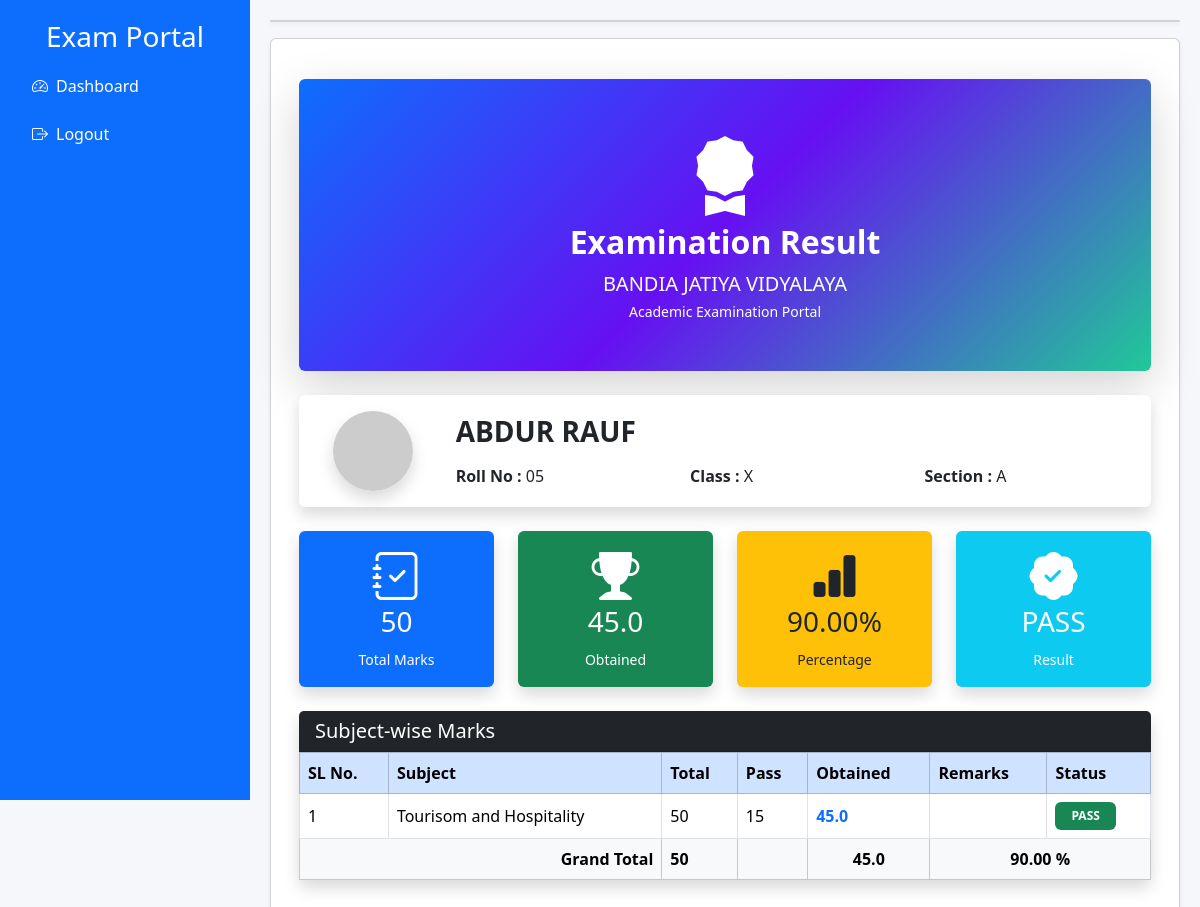
Page /student_result_show/1 (signed in) on the committed database.
### application/model.py (models this page shows, shortened)
class User(db.Model, UserMixin):
    __tablename__ = "users"
    id = db.Column(db.Integer, primary_key=True)
    role = db.Column(db.String(20), nullable=False)       # Admin / Staff / Student
    name = db.Column(db.String(100), nullable=False)
    email = db.Column(db.String(100), unique=True, nullable=False)
    password = db.Column(db.String(255), nullable=False)
    is_active = db.Column(db.Boolean, default=True)
    created_at = db.Column(db.DateTime, default=datetime.utcnow)
    staff = db.relationship("Staff",back_populates="user",uselist=False,cascade="all, delete-orphan")
    student = db.relationship("Student",back_populates="user",uselist=False,cascade="all, delete-orphan")

class Student(db.Model):
    __tablename__ = "students"
    id = db.Column(db.Integer, primary_key=True)
    user_id = db.Column(db.Integer,db.ForeignKey("users.id"), unique=True, nullable=False )
    roll_no = db.Column(db.String(20), nullable=False)
    class_id = db.Column(db.Integer,db.ForeignKey("classes.id"),nullable=False)
    phone = db.Column(db.String(15))
    user = db.relationship("User", back_populates="student")
    marks = db.relationship("Mark",back_populates="student",cascade="all, delete-orphan")
    school_class = db.relationship("SchoolClass",back_populates="students")
    fee_collections = db.relationship("FeeCollection",back_populates="student",cascade="all, delete-orphan")
    __table_args__ = (
        db.UniqueConstraint(
            "roll_no",
            "class_id",
            name="unique_roll_per_section"
        ),
    )

class SchoolClass(db.Model):
    __tablename__ = "classes"
    id = db.Column(db.Integer, primary_key=True)
    name = db.Column(db.String(20), nullable=False)
    section = db.Column(db.String(10), nullable=False)
    students = db.relationship("Student",back_populates="school_class",cascade="all, delete-orphan")
    subjects = db.relationship("Subject",back_populates="school_class",cascade="all, delete-orphan" )
    fee_types = db.relationship("FeeType",back_populates="school_class",cascade="all, delete-orphan")
    __table_args__ = (
        db.UniqueConstraint(
            "name",
            "section",
            name="unique_class_section"
        ),
    )

class Mark(db.Model):
    __tablename__ = "marks"
    id = db.Column(db.Integer, primary_key=True)
    student_id = db.Column(db.Integer,db.ForeignKey("students.id"),nullable=False )
    exam_id = db.Column(db.Integer,db.ForeignKey("exams.id"), nullable=False )
    marks_obtained = db.Column(db.Float, nullable=False,default=0)
    grade = db.Column(db.String(5))
    remarks = db.Column(db.String(100))
    created_at = db.Column(db.DateTime, default=datetime.utcnow)
    student = db.relationship("Student", back_populates="marks")
    exam = db.relationship("Exam", back_populates="marks")
    __table_args__ = (
        db.UniqueConstraint(
            "student_id",
            "exam_id",
            name="unique_student_exam"
        ),
    )

class Subject(db.Model):
    __tablename__ = "subjects"
    id = db.Column(db.Integer, primary_key=True)
    name = db.Column(db.String(50), nullable=False)
    class_id = db.Column(db.Integer,db.ForeignKey("classes.id"),nullable=False)
    school_class = db.relationship("SchoolClass",back_populates="subjects")
    exams = db.relationship("Exam", back_populates="subject",cascade="all, delete-orphan" )
    staff = db.relationship("Staff",back_populates="subject" , uselist = False )

class Exam(db.Model):
    __tablename__ = "exams"
    id = db.Column(db.Integer, primary_key=True)
    name = db.Column(db.String(100), nullable=False)
    subject_id = db.Column(db.Integer,  db.ForeignKey("subjects.id"),nullable=False )
    exam_date = db.Column(db.Date, nullable=False)
    total_marks = db.Column(db.Integer, nullable=False)
    pass_marks = db.Column(db.Integer, nullable=False)
    staff_id = db.Column(db.Integer,db.ForeignKey("staffs.id"),nullable=False)
    created_at = db.Column(db.DateTime, default=datetime.utcnow)
    subject = db.relationship("Subject", back_populates="exams")
    staff = db.relationship("Staff", back_populates="exams")
    marks = db.relationship("Mark",back_populates="exam",cascade="all, delete-orphan")
    fee_collections = db.relationship("FeeCollection", back_populates="exam",cascade="all, delete-orphan")

### application/controler.py (the view)
@app.route("/student_result_show/<int:student_id>" , methods=['POST','GET'])
@login_required
def student_result_show(student_id):
    if current_user.role is None or current_user.role != "student":
            flash("Only Student can access this page.", "danger")
            return redirect(url_for("login"))
    student = Student.query.get_or_404(student_id)
    marks = (
        Mark.query
        .filter_by(student_id=student.id)
        .join(Exam)
        .order_by(Exam.exam_date)
        .all()
    )
    return render_template(
        "student/student_result.html",
        student=student,
        marks=marks,
    )

### application/controler.py (called while the page is built)
@login_manager.user_loader
def load_user(user_id):
    return User.query.get(int(user_id))

### templates/student/student_result.html (shortened to what this page needs)
{% extends "student/student_dashboard.html" %}
{% block content %}
{% set total = namespace(value=0) %}
{% set obtained = namespace(value=0) %}
{% set failed = namespace(value=false) %}
{% for mark in marks %}
    {% set total.value = total.value + mark.exam.total_marks %}
    {% set obtained.value = obtained.value + mark.marks_obtained %}
    {% if mark.marks_obtained < mark.exam.pass_marks %}
        {% set failed.value = true %}
    {% endif %}
{% endfor %}
{% set percentage = (obtained.value / total.value * 100) if total.value > 0 else 0 %}
<div class="container py-4">
    <div class="card border-0 shadow-lg mb-4 overflow-hidden">
        <div class="card-body text-center text-white py-5"
            style="background:linear-gradient(135deg,#0d6efd,#6610f2,#20c997);">
            <i class="bi bi-award-fill display-1 mb-3"></i>
            <h2 class="fw-bold">
                Examination Result
            </h2>
            <p class="fs-5 mb-0">
                BANDIA JATIYA VIDYALAYA
            </p>
            <small>Academic Examination Portal</small>
        </div>
    </div>
    <div class="card shadow border-0 mb-4">
        <div class="card-body">
            <div class="row align-items-center">
                <div class="col-md-2 text-center">
                    <img src="https://ui-avatars.com/api/?name={{student.user.name}}&background=0d6efd&color=fff&size=128"
                        class="rounded-circle shadow">
                </div>
                <div class="col-md-10">
                    <h3 class="fw-bold">
                        {{ student.user.name }}
                    </h3>
                    <div class="row mt-3">
                        <div class="col-md-4">
                            <strong>Roll No :</strong>
                            {{ student.roll_no }}
                        </div>
                        <div class="col-md-4">
                            <strong>Class :</strong>
                            {{ student.school_class.name }}
                        </div>
                        <div class="col-md-4">
                            <strong>Section :</strong>
                            {{ student.school_class.section }}
                        </div>
                    </div>
                </div>
            </div>
        </div>
    </div>
    <div class="row g-4 mb-4">
        <div class="col-md-3">
            <div class="card border-0 shadow bg-primary text-white">
                <div class="card-body text-center">
                    <i class="bi bi-journal-check display-5"></i>
                    <h3>{{ total.value }}</h3>
                    <small>Total Marks</small>
                </div>
            </div>
        </div>
        <div class="col-md-3">
            <div class="card border-0 shadow bg-success text-white">
                <div class="card-body text-center">
                    <i class="bi bi-trophy-fill display-5"></i>
                    <h3>{{ obtained.value }}</h3>
                    <small>Obtained</small>
                </div>
            </div>
        </div>
        <div class="col-md-3">
            <div class="card border-0 shadow bg-warning text-dark">
                <div class="card-body text-center">
                    <i class="bi bi-bar-chart-fill display-5"></i>
                    <h3>{{ "%.2f"|format(percentage) }}%</h3>
                    <small>Percentage</small>
                </div>
            </div>
        </div>
        <div class="col-md-3">
            <div class="card border-0 shadow {% if failed.value %}bg-danger{% else %}bg-info{% endif %} text-white">
                <div class="card-body text-center">
                    <i class="bi bi-patch-check-fill display-5"></i>
                    <h3>
                        {% if failed.value %}
                        FAIL
                        {% else %}
                        PASS
                        {% endif %}
                    </h3>
                    <small>Result</small>
                </div>
            </div>
        </div>
    </div>
    <div class="card shadow border-0">
        <div class="card-header bg-dark text-white">
            <h5 class="mb-0">
                Subject-wise Marks
            </h5>
        </div>
        <div class="table-responsive">
            <table class="table table-hover table-bordered align-middle mb-0">
                <thead class="table-primary">
                    <tr>
                        <th>SL No.</th>
                        <th>Subject</th>
                        <th>Total</th>
                        <th>Pass</th>
                        <th>Obtained</th>
                        <th>Remarks</th>
                        <th>Status</th>
                    </tr>
                </thead>
                <tbody>
                    {% for mark in marks %}
                    <tr>
                        <td>{{ loop.index }}</td>
                        <td>{{ mark.exam.subject.name }}</td>
                        <td>{{ mark.exam.total_marks }}</td>
                        <td>{{ mark.exam.pass_marks }}</td>
                        <td class="fw-bold text-primary">
                            {{ mark.marks_obtained }}
                        </td>
                        <td>{{ mark.remarks }}</td>
                        <td>
                            {% if mark.marks_obtained >= mark.exam.pass_marks %}
                            <span class="badge bg-success px-3 py-2">
                                PASS
                            </span>
                            {% else %}
                            <span class="badge bg-danger px-3 py-2">
                                FAIL
                            </span>
                            {% endif %}
                        </td>
                    </tr>
                    {% endfor %}
                </tbody>
                <tfoot class="table-light">
                    <tr>
                        <th colspan="2" class="text-end">
                            Grand Total
                        </th>
                        <th>{{ total.value }}</th>
                        <th colspan="1" class="text-end "></th>
                        <th colspan="1" class="text-end text-center">{{ obtained.value }}</th>
                        <th colspan="2" class="text-center">
                            {{ "%.2f"|format(percentage) }} %
                        </th>
                    </tr>
                </tfoot>
            </table>
        </div>
    </div>
</div>
{% endblock %}

### templates/student/student_dashboard.html (style rules this page uses)
body { background: #f5f7fb }

### rows in the picture
User: user.name "ABDUR RAUF"
Student: roll_no "05"
SchoolClass: school_class.name "X", school_class.section "A"
Mark: exam.subject.name "Tourisom and Hospitality", exam.total_marks "50", exam.pass_marks "15", marks_obtained "45.0", shows "PASS"

### other values in the picture
{{ total.value }} "50"
{{ obtained.value }} "45.0"
{{ "%.2f"|format(percentage) }} "90.00"
